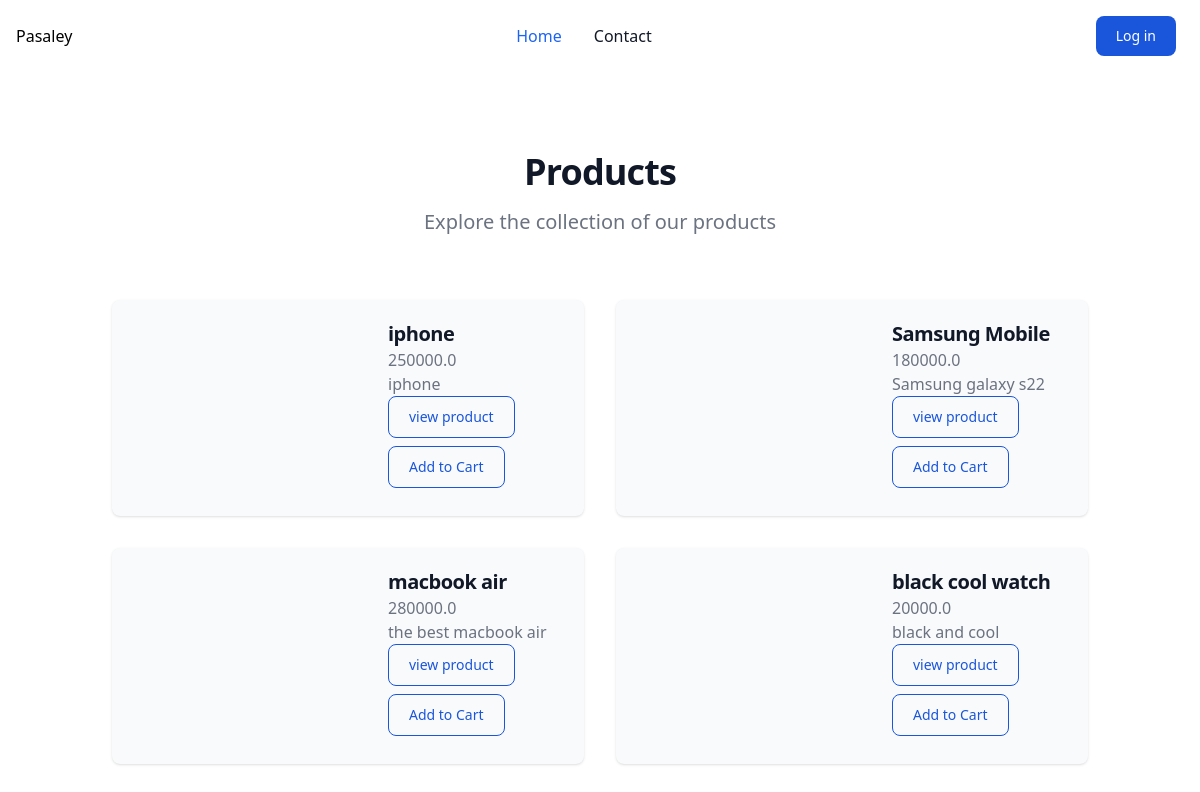
Before: / with the older database file.
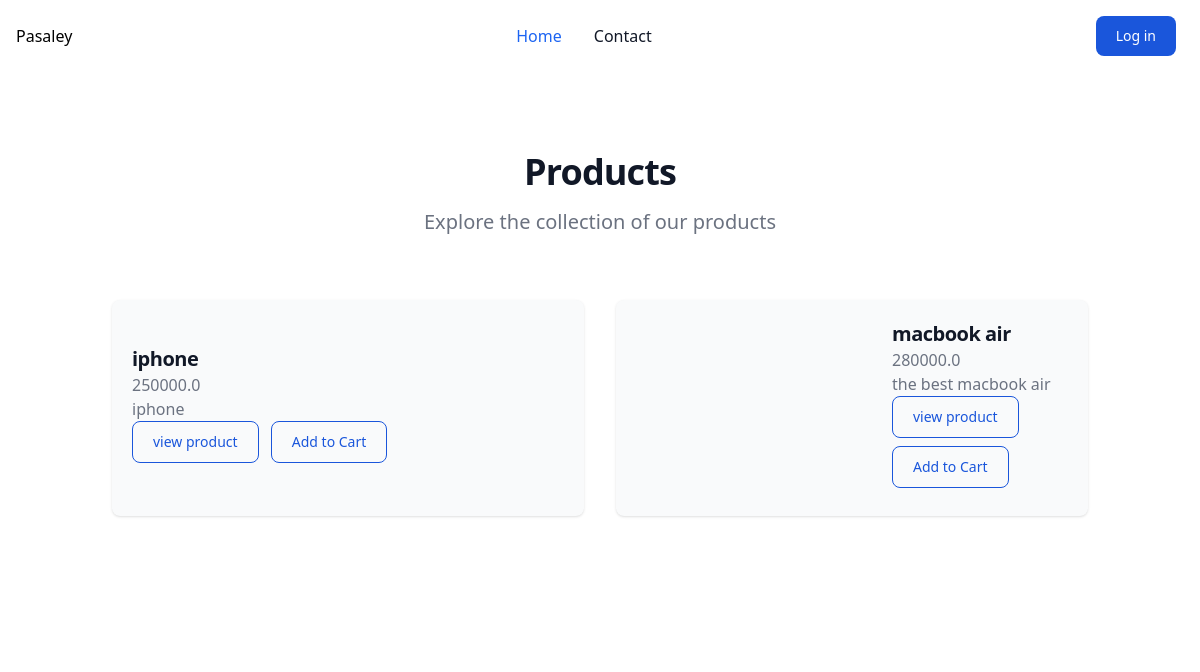
After: the same page with the newer database file.
### Home/models.py (models this page shows, shortened)
class Product(models.Model):
    category = models.ForeignKey(category,on_delete=models.CASCADE)
    name = models.CharField(max_length=200)
    price = models.FloatField()
    stock = models.IntegerField()
    created_at = models.DateTimeField(auto_now_add=True)
    author=models.ForeignKey(User,on_delete=models.CASCADE)
    body = models.TextField(max_length=50000)
    image = models.ImageField(upload_to='images/',null=True,blank=True)

### Home/views.py (the view)
# urls.py: path('', views.home, name='home'),
def home(request):
    if request.user.is_authenticated:
        Customer=request.user
    product=Product.objects.all()
    return render(request,'Home/index.html',{'product':product})

### Home/templates/Home/index.html
{% extends 'base.html' %}
{% block content %}
<div class="container md-4 mt-4">
  {%include 'Home/list.html'%}
</div>
{% endblock %}

### templates/base.html (shortened to what this page needs)
{% load static %}
<!DOCTYPE html>
<html lang="en">
<head>
    <link rel="stylesheet" href="{% static 'staticfiles/css/tailwind-output.css' %}" />
    <link
  href="https://cdnjs.cloudflare.com/ajax/libs/font-awesome/6.0.0/css/all.min.css"
  rel="stylesheet"
/>
</head>
<body hx-headers='{"X-CSRFToken": "{{ csrf_token }}"}'>
    {% include 'nav.html' %}
    <div class="container mx-auto mt-4 min-h-screen">
        {% block content %}
        {% endblock content %}
    </div>
</body>
</html>

### templates/nav.html (shortened to what this page needs)
  <link rel="stylesheet" href="https://cdnjs.cloudflare.com/ajax/libs/font-awesome/6.1.1/css/all.min.css" />
<nav class="bg-white border-gray-200 dark:bg-gray-900">
    <div class="flex flex-wrap items-center justify-between max-w-screen-xl mx-auto p-4">
        <h1 class="block py-2 pl-3 pr-4 text-black-900 border-b border-gray-100 hover:bg-gray-50 md:hover:bg-transparent md:border-0 md:hover:text-blue-600 md:p-0 dark:text-blue-500 md:dark:hover:text-blue-500 dark:hover:bg-gray-700 dark:hover:text-blue-500 md:dark:hover:bg-transparent dark:border-gray-700"
        >Pasaley</h1>
        <div class="flex items-center md:order-2">
        {% if request.user.is_authenticated %}
        <a href="{%url 'logout'%}"
        class=" px-5 text-white bg-blue-700 hover:bg-blue-800 focus:ring-4 focus:ring-blue-300 font-medium rounded-lg text-sm px-4 py-2 md:px-5 md:py-2.5 mr-1 md:mr-2 dark:bg-blue-600 dark:hover:bg-blue-700 focus:outline-none dark:focus:ring-blue-800">Log out</a>
        {%else%}
        <a href="{%url 'login'%}"
        class=" px-5 text-white bg-blue-700 hover:bg-blue-800 focus:ring-4 focus:ring-blue-300 font-medium rounded-lg text-sm px-4 py-2 md:px-5 md:py-2.5 mr-1 md:mr-2 dark:bg-blue-600 dark:hover:bg-blue-700 focus:outline-none dark:focus:ring-blue-800">Log in</a>
            {%endif%}
        </div>
        <div id="mega-menu" class="items-center justify-between hidden w-full md:flex md:w-auto md:order-1">
            <ul class="flex flex-col mt-4 font-medium md:flex-row md:space-x-8 md:mt-0">
                <li>
                    <a href="{%url 'home'%}"
                        class="block py-2 pl-3 pr-4 text-blue-600 border-b border-gray-100 hover:bg-gray-50 md:hover:bg-transparent md:border-0 md:hover:text-blue-600 md:p-0 dark:text-blue-500 md:dark:hover:text-blue-500 dark:hover:bg-gray-700 dark:hover:text-blue-500 md:dark:hover:bg-transparent dark:border-gray-700"
                        aria-current="page">Home</a>
                </li>
                <li>
                    <a href="#"
                        class="block py-2 pl-3 pr-4 text-gray-900 border-b border-gray-100 hover:bg-gray-50 md:hover:bg-transparent md:border-0 md:hover:text-blue-600 md:p-0 dark:text-white md:dark:hover:text-blue-500 dark:hover:bg-gray-700 dark:hover:text-blue-500 md:dark:hover:bg-transparent dark:border-gray-700">Contact</a>
                </li>
            </ul>
        </div>
    </div>
</nav>

### Home/templates/Home/list.html (shortened to what this page needs)
{%load static%}
<section class="bg-white dark:bg-gray-900">
    <div class="py-8 px-4 mx-auto max-w-screen-xl lg:py-16 lg:px-6 ">
        <div class="mx-auto max-w-screen-sm text-center mb-8 lg:mb-16">
            <h2 class="mb-4 text-4xl tracking-tight font-extrabold text-gray-900 dark:text-white">Products</h2>
            <p class="font-light text-gray-500 lg:mb-16 sm:text-xl dark:text-gray-400"> Explore the collection of our products</p>
        </div>
        <div class="grid gap-8 mb-6 lg:mb-16 md:grid-cols-2">
            {% for product in product %}
            {%include 'Home/list-card.html'%}
            {%endfor%}
        </div>
    </div>
  </section>

### Home/templates/Home/list-card.html (shortened to what this page needs)
<div class="items-center bg-gray-50 rounded-lg shadow sm:flex dark:bg-gray-800 dark:border-gray-700">
    <div class="p-5">
        <h3 class="text-xl font-bold tracking-tight text-gray-900 dark:text-white">
            <a href="#">{{ product.name }}</a>
        </h3>
        <span class="text-gray-500 dark:text-gray-400">{{ product.price }}</span>
        <div>
        <span class="text-gray-500 dark:text-gray-400">{{ product.body }}</span>
    </div>
        <a href="{% url 'product_detail' product.id %}">
        <input type="button" value ="view product"class="text-blue-700 hover:text-white border border-blue-700 hover:bg-blue-800 focus:ring-4 focus:outline-none focus:ring-blue-300 font-medium rounded-lg text-sm px-5 py-2.5 text-center mr-2 mb-2 dark:border-blue-500 dark:text-blue-500 dark:hover:text-white dark:hover:bg-blue-500 dark:focus:ring-blue-800">
            </input></a>
            {%if request.user.is_staff%}
            <a href="{% url 'update_product' product.id %}">
                <input type="button" value ="update product"class="text-blue-700 hover:text-white border border-blue-700 hover:bg-blue-800 focus:ring-4 focus:outline-none focus:ring-blue-300 font-medium rounded-lg text-sm px-5 py-2.5 text-center mr-2 mb-2 dark:border-blue-500 dark:text-blue-500 dark:hover:text-white dark:hover:bg-blue-500 dark:focus:ring-blue-800">
                    </input></a>
                    <a href="{% url 'delete_product' product.id %}">
                        <input type="button" value ="delete product"class="text-blue-700 hover:text-white border border-blue-700 hover:bg-blue-800 focus:ring-4 focus:outline-none focus:ring-blue-300 font-medium rounded-lg text-sm px-5 py-2.5 text-center mr-2 mb-2 dark:border-blue-500 dark:text-blue-500 dark:hover:text-white dark:hover:bg-blue-500 dark:focus:ring-blue-800">
                            </input></a>
    {%else%}
<a>
<button  data-product="{{product.id}}" data-action="add" value ="Add to Cart"class="update-cart text-blue-700 hover:text-white border border-blue-700 hover:bg-blue-800 focus:ring-4 focus:outline-none focus:ring-blue-300 font-medium rounded-lg text-sm px-5 py-2.5 text-center mr-2 mb-2 dark:border-blue-500 dark:text-blue-500 dark:hover:text-white dark:hover:bg-blue-500 dark:focus:ring-blue-800">
    Add to Cart
</button>
</a>
{%endif%}
    </div>
</div>

Changed rows visible on the page:
removed Product: name "Samsung Mobile", price "180000.0", body "Samsung galaxy s22"
removed Product: name "black cool watch", price "20000.0", body "black and cool"
